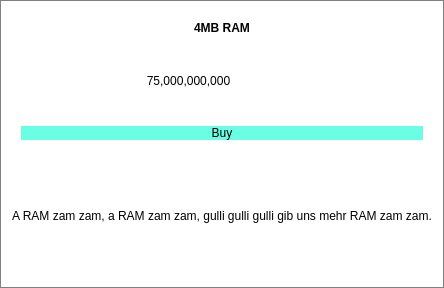
            <widget class="QFrame" name="upgradeFrameArduino_1">
             <property name="enabled">
              <bool>true</bool>
             </property>
             <property name="minimumSize">
              <size>
               <width>208</width>
               <height>288</height>
              </size>
             </property>
             <property name="acceptDrops">
              <bool>true</bool>
             </property>
             <property name="styleSheet">
              <string notr="true">background: white;
border: 1px solid grey;</string>
             </property>
             <property name="frameShape">
              <enum>QFrame::StyledPanel</enum>
             </property>
             <property name="frameShadow">
              <enum>QFrame::Raised</enum>
             </property>
             <property name="lineWidth">
              <number>3</number>
             </property>
             <layout class="QVBoxLayout" name="verticalLayout_64">
              <item>
               <widget class="QFrame" name="frame_72">
                <property name="styleSheet">
                 <string notr="true">border: 0px;</string>
                </property>
                <property name="frameShape">
                 <enum>QFrame::StyledPanel</enum>
                </property>
                <property name="frameShadow">
                 <enum>QFrame::Raised</enum>
                </property>
                <layout class="QVBoxLayout" name="verticalLayout_65">
                 <item>
                  <widget class="QLabel" name="upgradeNameArduino_1">
                   <property name="font">
                    <font>
                     <weight>75</weight>
                     <bold>true</bold>
                    </font>
                   </property>
                   <property name="text">
                    <string>4MB RAM</string>
                   </property>
                   <property name="alignment">
                    <set>Qt::AlignCenter</set>
                   </property>
                  </widget>
                 </item>
                 <item>
                  <widget class="QFrame" name="frame_73">
                   <property name="frameShape">
                    <enum>QFrame::StyledPanel</enum>
                   </property>
                   <property name="frameShadow">
                    <enum>QFrame::Raised</enum>
                   </property>
                   <layout class="QHBoxLayout" name="horizontalLayout_46">
                    <item>
                     <widget class="QLabel" name="upgradeCostArduino_1">
                      <property name="text">
                       <string>75,000,000,000</string>
                      </property>
                      <property name="alignment">
                       <set>Qt::AlignCenter</set>
                      </property>
                     </widget>
                    </item>
                    <item>
                     <widget class="QLabel" name="upgradeImgArduino_1">
                      <property name="minimumSize">
                       <size>
                        <width>61</width>
                        <height>61</height>
                       </size>
                      </property>
                      <property name="maximumSize">
                       <size>
                        <width>61</width>
                        <height>61</height>
                       </size>
                      </property>
                      <property name="text">
                       <string/>
                      </property>
                      <property name="pixmap">
                       <pixmap resource="resources.qrc">:/images/u_arduino_1.png</pixmap>
                      </property>
                      <property name="scaledContents">
                       <bool>true</bool>
                      </property>
                     </widget>
                    </item>
                   </layout>
                  </widget>
                 </item>
                 <item>
                  <widget class="QPushButton" name="buyUpgradeArduino_1">
                   <property name="minimumSize">
                    <size>
                     <width>80</width>
                     <height>0</height>
                    </size>
                   </property>
                   <property name="styleSheet">
                    <string notr="true">background:rgb(106, 255, 226);
font: 19pt &quot;Century Gothic&quot;;</string>
                   </property>
                   <property name="text">
                    <string>Buy</string>
                   </property>
                   <property name="default">
                    <bool>false</bool>
                   </property>
                  </widget>
                 </item>
                </layout>
               </widget>
              </item>
              <item>
               <widget class="QLabel" name="upgradeTextArduino_1">
                <property name="styleSheet">
                 <string notr="true">border: 0px;
</string>
                </property>
                <property name="text">
                 <string>A RAM zam zam, a RAM zam zam, gulli gulli gulli gib uns mehr RAM zam zam.</string>
                </property>
                <property name="alignment">
                 <set>Qt::AlignCenter</set>
                </property>
               </widget>
              </item>
             </layout>
            </widget>
